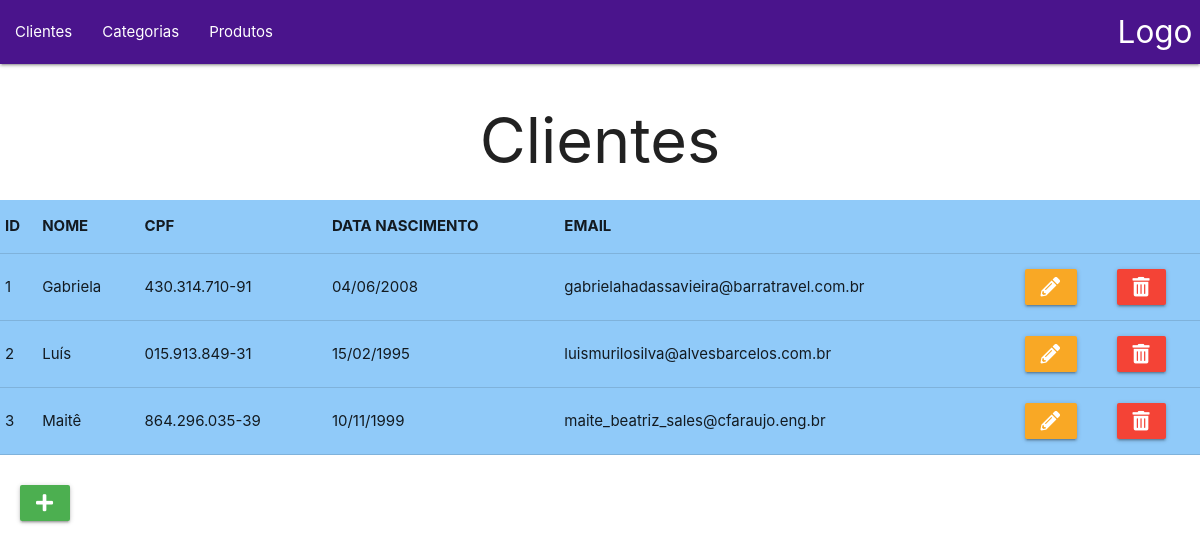
The app's page /VIEW/cliente/listarClientes.php, older data.
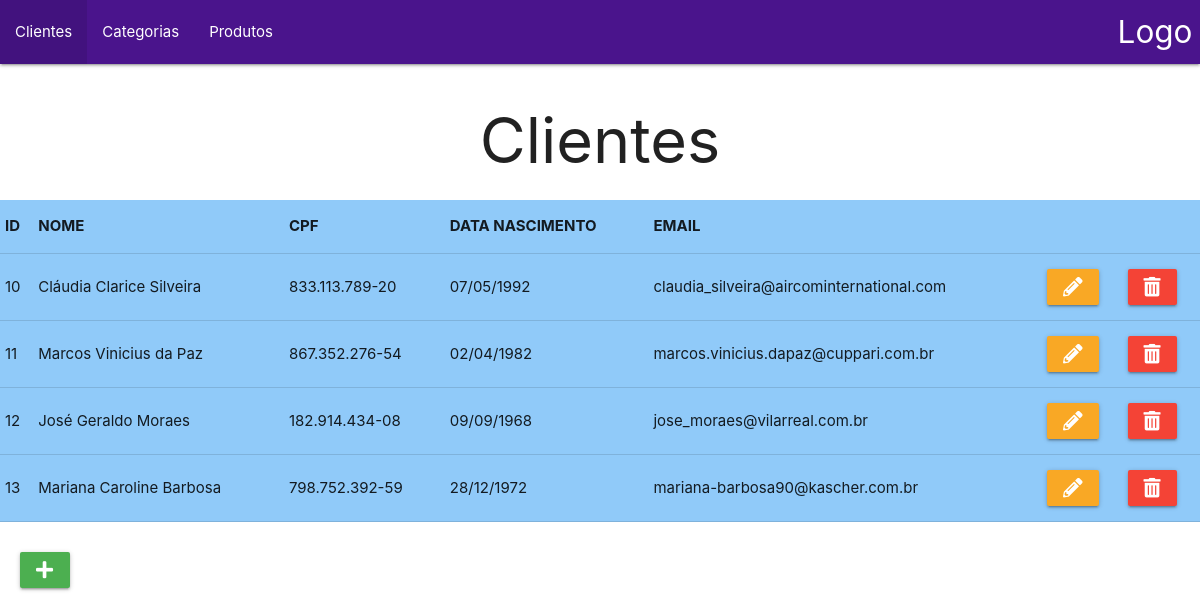
The same page, newer data.
### tables this page shows
CREATE TABLE `cliente` (
  `id` int(11) NOT NULL,
  `nome` varchar(35) NOT NULL,
  `cpf` varchar(11) NOT NULL,
  `data_nascimento` date NOT NULL,
  `email` varchar(50) NOT NULL
);

### DAL/dalCliente.php (called while the page is built, shortened)
<?php
    include_once 'C:\xampp\htdocs\empresa\MODEL\Cliente.php';
    class dalCliente {
        public function Select(){
            $con = Conexao::conectar();
            $sql = 'select * from cliente;';
            $result = $con->query($sql);
            foreach($result as $linha){
                $cliente = new \MODEL\Cliente();
                $cliente->setId($linha['id']);
                $cliente->setNome($linha['nome']);
                $cliente->setCpf($linha['cpf']);
                $cliente->setDataNascimento($linha['data_nascimento']);
                $cliente->setEmail($linha['email']);
                $lstCliente[] = $cliente;
            }
            return $lstCliente;
        }
    }

### BLL/bllCliente.php (called while the page is built, shortened)
<?php
    include_once "../../DAL/dalCliente.php";
    class bllCliente {
        public function Select(){
            $dal = new \DAL\dalCliente();
            return $dal->Select();
        }
    }
?>

### MODEL/Cliente.php (called while the page is built, shortened)
<?php
class Cliente {
    private ?int $id;
    private ?string $nome;
    private ?string $cpf;
    private ?string $data_nascimento;
    private ?string $email;
    public function __construct(?int $id=null, ?string $nome=null, ?string $cpf=null, ?string $data_nascimento=null, ?string $email=null) {
        $this->id = $id;
        $this->nome = $nome;
        $this->cpf = $cpf;
        $this->data_nascimento = $data_nascimento;
        $this->email = $email;
    }
    public function getId(): ?int {
        return $this->id;
    }
    public function setId(?int $id): void {
        $this->id = $id;
    }
    public function getNome(): ?string {
        return $this->nome;
    }
    public function setNome(?string $nome): void {
        $this->nome = $nome;
    }
    public function getCpf(): ?string {
        return $this->cpf;
    }
    public function setCpf(?string $cpf): void {
        $this->cpf = $cpf;
    }
    public function getDataNascimento(): ?string {
        return $this->data_nascimento;
    }
    public function setDataNascimento(?string $data_nascimento): void {
        $this->data_nascimento = $data_nascimento;
    }
    public function getEmail(): ?string {
        return $this->email;
    }
    public function setEmail(?string $email): void {
        $this->email = $email;
    }
}
?>

### VIEW/cliente/listarClientes.php (the view, shortened to what this page needs)
<?php
include_once 'C:\xampp\htdocs\empresa\BLL\bllCliente.php';
$bll = new \BLL\bllCliente();
$lstCliente = $bll->Select();
function formatarCpf($cpf) {
    return substr($cpf, 0, 3) . '.' . substr($cpf, 3, 3) . '.' . substr($cpf, 6, 3) . '-' . substr($cpf, 9, 2);
}
function formatarData($data) {
    return date('d/m/Y', strtotime($data));
}
?>
<!DOCTYPE html>
<html lang="pt-br">
<head>
    <link rel="stylesheet" href="https://cdnjs.cloudflare.com/ajax/libs/materialize/1.0.0/css/materialize.min.css">
    <link rel="stylesheet" href="https://cdnjs.cloudflare.com/ajax/libs/font-awesome/5.15.3/css/all.min.css">
</head>
<body>
    <?php include_once '../menu.php'; ?>
    <h1 class="center">Clientes</h1>
    <table class="highlight blue lighten-3">
        <tr>
            <th>ID</th>
            <th>NOME</th>
            <th>CPF</th>
            <th>DATA NASCIMENTO</th>
            <th>EMAIL</th>
        </tr>
        <?php
        foreach ($lstCliente as $cliente) {
        ?>
            <tr>
                <td><?php echo $cliente->getId(); ?></td>
                <td><?php echo $cliente->getNome(); ?></td>
                <td><?php echo formatarCpf($cliente->getCpf()); ?></td>
                <td><?php echo formatarData($cliente->getDataNascimento()); ?></td>
                <td><?php echo $cliente->getEmail(); ?></td>
                <td>
                    <a class="waves-effect waves-light yellow darken-3 btn" onclick="JavaScript:location.href='editarCliente.php?id=' + <?php echo $cliente->getId(); ?>">
                        <i class="fas fa-pencil-alt"></i>
                    </a>
                </td>
                <td>
                    <a class="waves-effect waves-light red btn" onclick="JavaScript: remover(<?php echo $cliente->getId(); ?>)">
                        <i class="fas fa-trash-alt"></i>
                    </a>
                </td>
            </tr>
        <?php
        }
        ?>
    </table>
    <div class="botao-adicionar">
        <a class="waves-effect waves-light green btn left" onclick="JavaScript:location.href='formInsClientes.php'">
            <i class="fas fa-plus"></i>
        </a>
    </div>
</body>
</html>

Row changes from the older to the newer data that the page shows:
removed cliente: id "1", nome "Gabriela", cpf "430.314.710-91", data_nascimento "04/06/2008", email "gabrielahadassavieira@barratravel.com.br"
removed cliente: id "2", nome "Luís", cpf "015.913.849-31", data_nascimento "15/02/1995", email "luismurilosilva@alvesbarcelos.com.br"
removed cliente: id "3", nome "Maitê", cpf "864.296.035-39", data_nascimento "10/11/1999", email "maite_beatriz_sales@cfaraujo.eng.br"
added cliente: id "10", nome "Cláudia Clarice Silveira", cpf "833.113.789-20", data_nascimento "07/05/1992", email "claudia_silveira@aircominternational.com"
added cliente: id "11", nome "Marcos Vinicius da Paz", cpf "867.352.276-54", data_nascimento "02/04/1982", email "marcos.vinicius.dapaz@cuppari.com.br"
added cliente: id "12", nome "José Geraldo Moraes", cpf "182.914.434-08", data_nascimento "09/09/1968", email "jose_moraes@vilarreal.com.br"
added cliente: id "13", nome "Mariana Caroline Barbosa", cpf "798.752.392-59", data_nascimento "28/12/1972", email "mariana-barbosa90@kascher.com.br"
